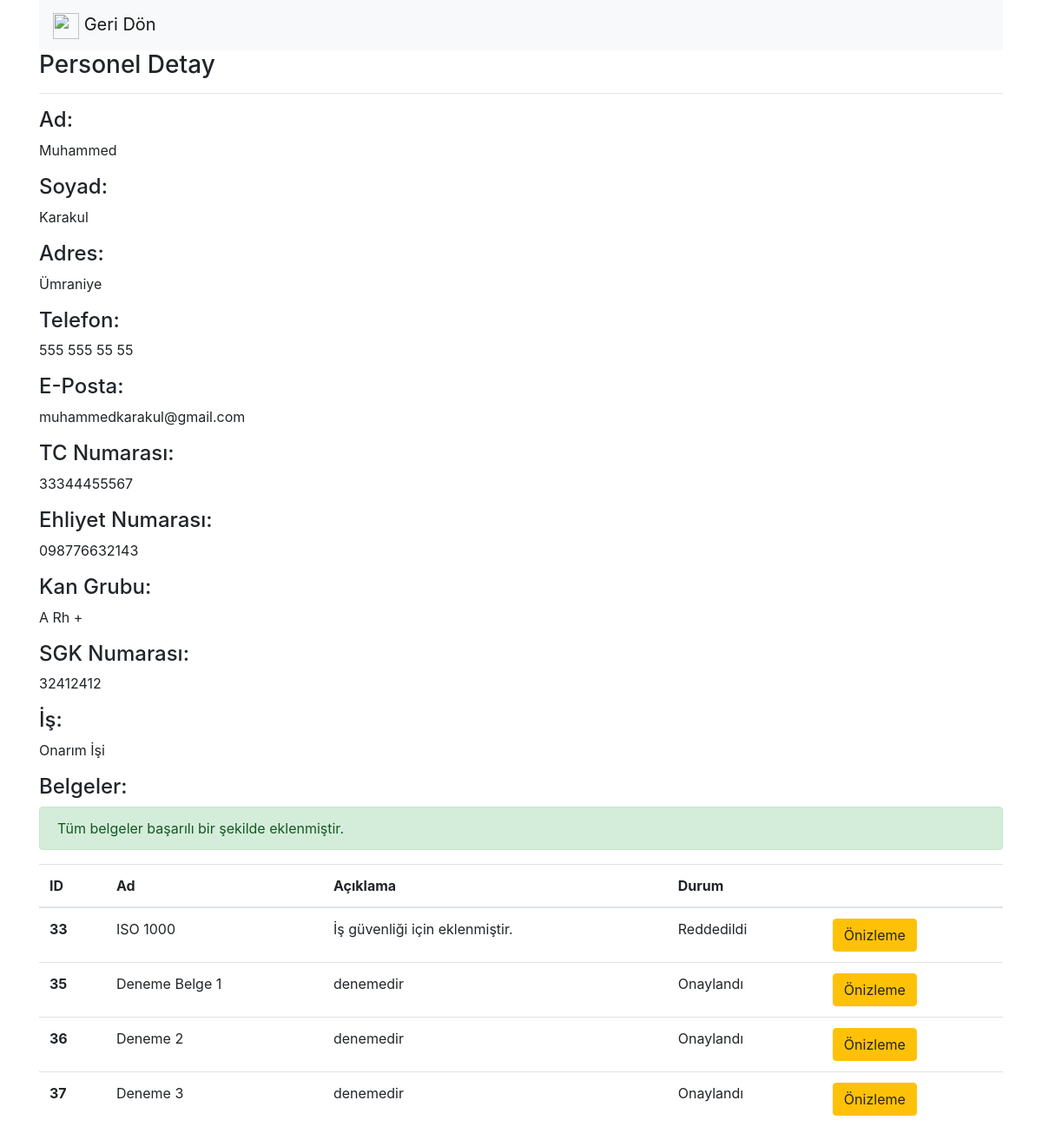
The app's page /personelDetay/11 with its own data.
### safeputapp/models.py (models this page shows, shortened)
class Personel(models.Model):
    ad = models.CharField(max_length = 50, verbose_name = "Ad")
    soyad = models.CharField(max_length = 50, verbose_name = "Soyad")
    adres = models.CharField(max_length = 250, verbose_name = "Adres")
    telefon = models.CharField(max_length = 11, verbose_name = "Telefon")
    eposta = models.CharField(max_length = 50, verbose_name = "E-Posta")
    tcno = models.CharField(max_length = 11, verbose_name = "TC Kimlik Numarası")
    ehliyet_no = models.CharField(max_length = 20, verbose_name = "Ehliyet Numarası")
    kan_grubu = models.CharField(max_length = 10, verbose_name = "Kan Grubu")
    sgk_no = models.CharField(max_length = 250, verbose_name = "SGK Numarası")
    is_id = models.ForeignKey(Is, on_delete = models.CASCADE, verbose_name = "İş")
    aktifmi = models.BooleanField(verbose_name = "Aktif mi?", default = True)
    olusturma_tarihi = models.DateTimeField(auto_now_add = True, blank = True, verbose_name = "Oluşturma Tarihi")
    duzunleme_tarihi = models.DateTimeField(verbose_name = "Duzenleme Tarihi", blank = True, null = True)
    durum = models.BooleanField(verbose_name = "Durum", default = False)

class Is(models.Model):
    ad = models.CharField(max_length = 50, verbose_name = "Ad")
    tanim = models.CharField(max_length = 250, verbose_name = "Tanım")
    fatura_no = models.CharField(max_length = 20, verbose_name = "Fatura Numarası")
    guvenlik_seviye = models.ForeignKey(GuvenlikSeviye, on_delete = models.CASCADE, verbose_name = "Güvenlik Seviyesi")
    is_durum = models.ForeignKey(IsDurum, on_delete = models.CASCADE, verbose_name = "Durum")
    aktifmi = models.BooleanField(verbose_name = "Aktif mi?", default = True)
    firma_id = models.ForeignKey(Firma, on_delete = models.CASCADE, verbose_name = "Firma")
    olusturma_tarihi = models.DateTimeField(auto_now_add = True, blank = True, verbose_name = "Oluşturma Tarihi")
    duzunleme_tarihi = models.DateTimeField(verbose_name = "Duzenleme Tarihi", blank = True, null = True)
    baglanti = models.CharField(max_length = 100, verbose_name = "Bağlantı")
    def __unicode__(self):
        return self.ad

class Belge(models.Model):
    ad = models.CharField(max_length = 50, verbose_name = "Ad")
    aciklama = models.CharField(max_length = 50, verbose_name = "Açıklama")
    personel_id = models.ForeignKey(Personel, on_delete = models.CASCADE, verbose_name = "Personel")
    belge = models.FileField(upload_to='documents/')
    belge_durum = models.ForeignKey(BelgeDurum, on_delete = models.CASCADE, verbose_name = "Belge Durum")
    aktifmi = models.BooleanField(verbose_name = "Aktif mi?", default = True)
    olusturma_tarihi = models.DateTimeField(auto_now_add = True, blank = True, verbose_name = "Oluşturma Tarihi")
    duzunleme_tarihi = models.DateTimeField(verbose_name = "Duzenleme Tarihi", blank = True, null = True)

class BelgeDurum(models.Model):
    ad = models.CharField(max_length = 50, verbose_name = "Ad")
    durum = models.CharField(max_length = 20, verbose_name = "Durum")
    aktifmi = models.BooleanField(verbose_name = "Aktif mi?", default = True)
    olusturma_tarihi = models.DateTimeField(auto_now_add = True, blank = True, verbose_name = "Oluşturma Tarihi")
    duzunleme_tarihi = models.DateTimeField(verbose_name = "Duzenleme Tarihi", blank = True, null = True)
    def __unicode__(self):
        return self.ad

### safeputapp/views.py (the view)
# urls.py: url(r'^personelDetay/(?P<id>\d+)', personelDetay),
def personelDetay(request, id):
    personel = get_object_or_404(Personel, id=id)
    mevcutIs = get_object_or_404(Is, id = personel.is_id.id)
    belgeler = Belge.objects.filter(personel_id=id).filter(aktifmi = True)
    yuklenecekBelgeSayisi = mevcutIs.guvenlik_seviye.id - len(belgeler)
    return render(request, "personelDetay.html", { "personel" : personel, "belgeler" : belgeler, "mevcutIs" : mevcutIs, "yuklenecekBelgeSayisi" : yuklenecekBelgeSayisi })

### safeputapp/templates/personelDetay.html (shortened to what this page needs)
<!DOCTYPE html>
    <html>
        <head>
        <link rel="stylesheet" href="https://maxcdn.bootstrapcdn.com/bootstrap/4.0.0/css/bootstrap.min.css">
        </head>
        <body>
            <div class="container">
                <nav class="navbar navbar-light bg-light">
                    <a class="navbar-brand" href="/personelListe/{{ mevcutIs.id }}">
                        <img src="https://image.flaticon.com/icons/svg/118/118739.svg" width="30" height="30" alt=""> Geri Dön
                    </a>
                </nav>
                {% if personel %}
                    <h3>Personel Detay</h3>
                    <hr>
                    <p>
                        <h4>Ad:</h4>
                        {{ personel.ad }}
                    </p>
                    <p>
                        <h4>Soyad:</h4>
                        {{ personel.soyad }}
                    </p>
                    <p>
                        <h4>Adres:</h4>
                        {{ personel.adres }}
                    </p>
                    <p>
                        <h4>Telefon:</h4>
                        {{ personel.telefon }}
                    </p>
                    <p>
                        <h4>E-Posta:</h4>
                        {{ personel.eposta }}
                    </p>
                    <p>
                        <h4>TC Numarası:</h4>
                        {{ personel.tcno }}
                    </p>
                    <p>
                        <h4>Ehliyet Numarası:</h4>
                        {{ personel.ehliyet_no }}
                    </p>
                    <p>
                        <h4>Kan Grubu:</h4>
                        {{ personel.kan_grubu }}
                    </p>
                    <p>
                        <h4>SGK Numarası:</h4>
                        {{ personel.sgk_no }}
                    </p>
                    <p>
                        <h4>İş:</h4>
                        {{ personel.is_id }}
                    </p>
                    <p>
                        <h4>Belgeler:</h4>
                    {% if belgeler %}
                        {% if yuklenecekBelgeSayisi %}
                            <div class="alert alert-warning">
                                Gerekli belge sayısı: {{ yuklenecekBelgeSayisi }}
                            </div>
                        {% else %}
                            <div class="alert alert-success">
                                Tüm belgeler başarılı bir şekilde eklenmiştir.
                            </div>
                        {% endif %}
                        <table class="table">
                            <thead>
                                <tr>
                                <th scope="col">ID</th>
                                <th scope="col">Ad</th>
                                <th scope="col">Açıklama</th>
                                <th scope="col">Durum</th>
                                    <th scope="col"></th>
                                </tr>
                            </thead>
                            <tbody>
                                {% for belge in belgeler %}
                                        <tr>
                                            <th scope="row"> {{ belge.id }} </th>
                                            <td> {{ belge.ad }} </td>
                                            <td> {{ belge.aciklama }} </td>
                                            <td> {{ belge.belge_durum }} </td>
                                            <td><a href="/belgeOnizle/{{belge.id}}" class="btn btn-warning" target="_blank">Önizleme</td>
                                        </tr>
                                {% endfor %}
                            </tbody>
                        </table>
                    {% else %}
                        <div class="alert alert-danger">
                            Kayıt bulunamadı.
                        </div>
                    {% endif %}
                    </p>
                {% endif %}
            </div>
        </body>
</html>

### records on screen
Personel: ad "Muhammed", soyad "Karakul", adres "Ümraniye", telefon "555 555 55 55", eposta "muhammedkarakul@gmail.com", tcno "33344455567", ehliyet_no "098776632143", kan_grubu "A Rh +", sgk_no "32412412", is_id "Onarım İşi"
Belge: id "33", ad "ISO 1000", aciklama "İş güvenliği için eklenmiştir.", belge_durum "Reddedildi"
Belge: id "35", ad "Deneme Belge 1", aciklama "denemedir", belge_durum "Onaylandı"
Belge: id "36", ad "Deneme 2", aciklama "denemedir", belge_durum "Onaylandı"
Belge: id "37", ad "Deneme 3", aciklama "denemedir", belge_durum "Onaylandı"
